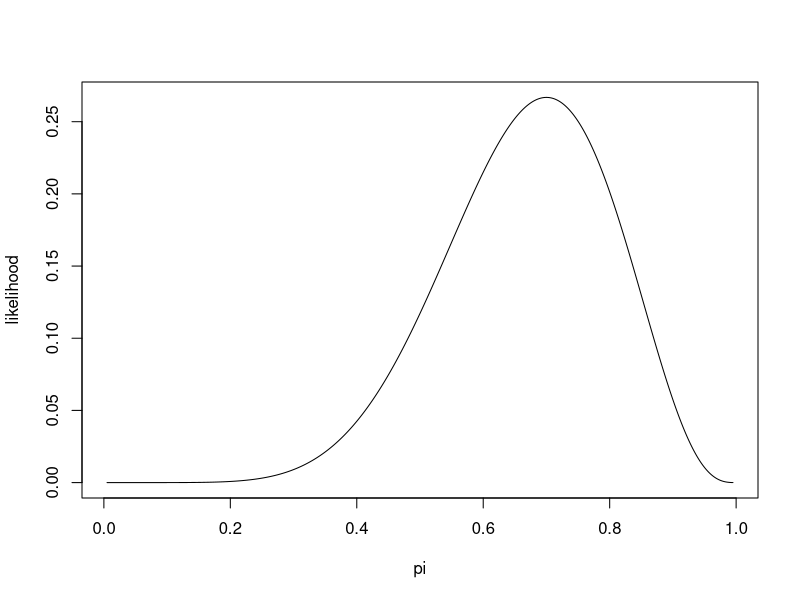
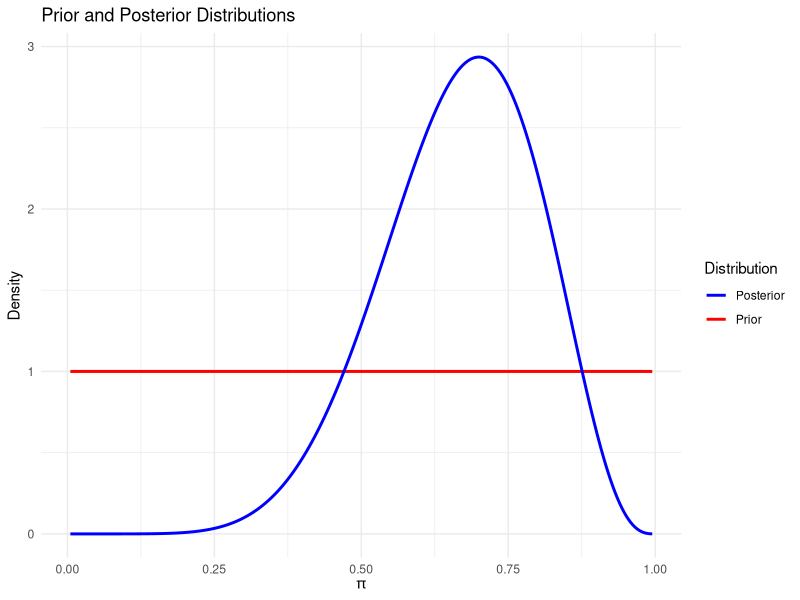
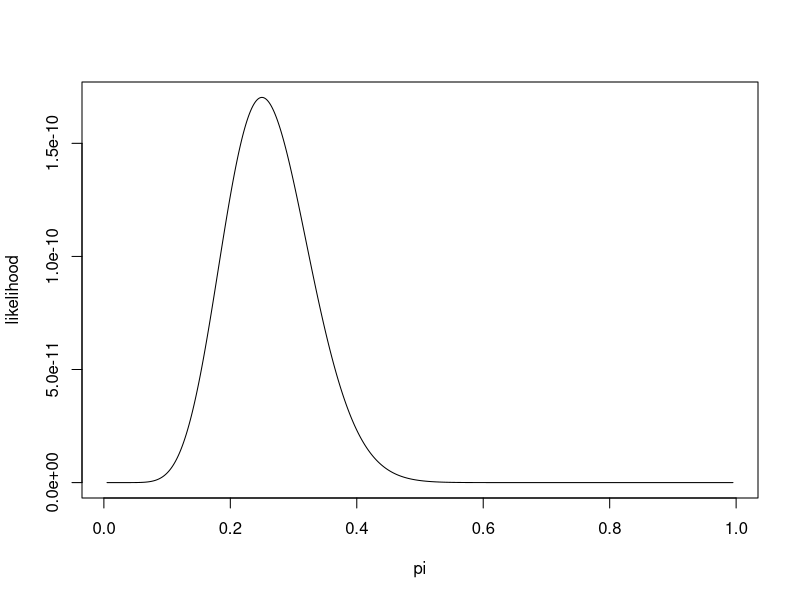
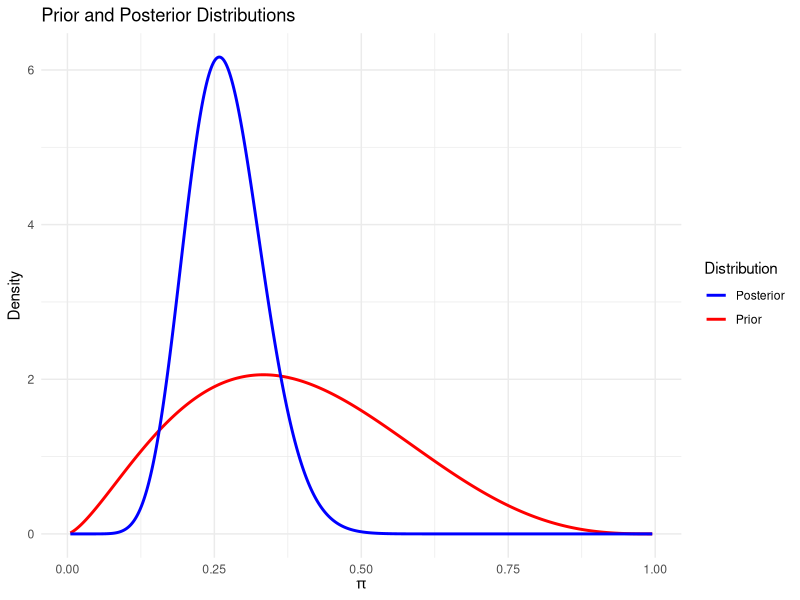
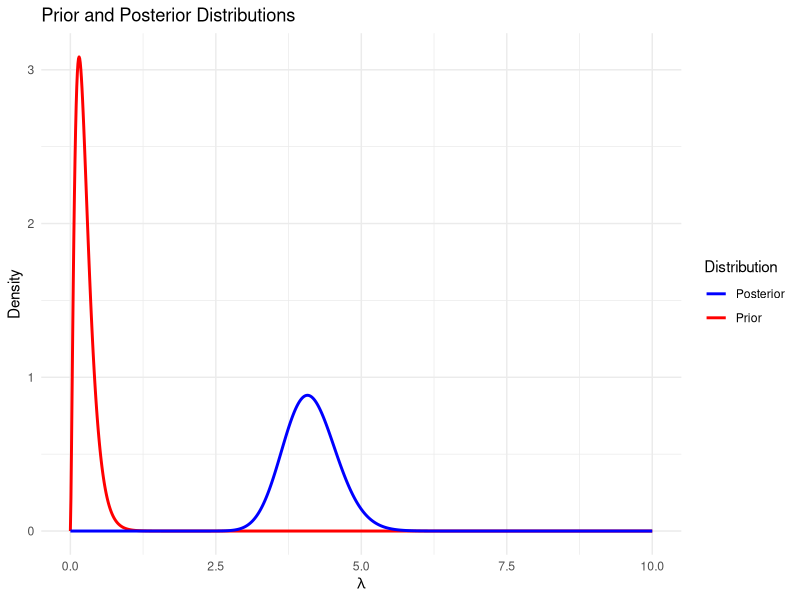

These charts were generated, in order, by the following R code:
library(ggplot2)
library(tidyr) 
library(LearnBayes)

#Binomial Beta Posterior
pi <- seq(0.005, 0.995, length = 1000)
alpha <- 1
beta <- 1
n <- 10
y <- 7

prior <- dbeta(pi, alpha, beta)
likelihood<-dbinom(y, size = n, prob = pi)
plot(pi, likelihood, type = "l")
posterior <- dbeta(pi, alpha + y, beta + n - y)

data <- data.frame(
  pi = pi,
  Prior = prior,
  Likelihodd = likelihood,
  Posterior = posterior
) 
ggplot(data, aes(x = pi)) +
  geom_line(aes(y = Prior, color = "Prior"), linewidth = 1) +
  geom_line(aes(y = Posterior, color = "Posterior"), linewidth = 1) +
  labs(
    title = "Prior and Posterior Distributions",
    x = expression(pi),
    y = "Density",
    color = "Distribution"
  ) +
  theme_minimal() +
  scale_color_manual(values = c("Prior" = "red", "Posterior" = "blue"))

#Beta-Geometric Posterior
pi <- seq(0.005, 0.995, length = 1000)
alpha<-2.5
beta<-4
n<-10
x_bar<-4

prior<-dbeta(pi, alpha, beta)
geometric_likelihood<-function(pi,n,x_bar){
  (pi^n)*((1-pi)^(n*(x_bar -1)))
}
likelihood<-geometric_likelihood(pi, n, x_bar)
plot(pi,likelihood, type = "l")

posterior<-dbeta(pi, alpha+n, beta+n*(x_bar-1))

data <- data.frame(
  pi = pi,
  Prior = prior,
  Likelihodd = likelihood,
  Posterior = posterior
) 

ggplot(data, aes(x = pi)) +
  geom_line(aes(y = Prior, color = "Prior"), size = 1) +
  geom_line(aes(y = Posterior, color = "Posterior"), size = 1) +
  labs(
    title = "Prior and Posterior Distributions",
    x = expression(pi),
    y = "Density",
    color = "Distribution"
  ) +
  theme_minimal() +
  scale_color_manual(values = c("Prior" = "red", "Posterior" = "blue"))

#Gamma-Poisson 
lambda<-seq(0, 10, by = 0.01)
alpha<-2.5
beta<-10
n<-10
x_bar<-8

prior<-dgamma(lambda, shape = alpha, rate = beta)
poisson_likelihood<-function(lambda, n, x_bar){
  exp(-n*lambda)*lambda^(n*x_bar)
}

likelihood<-poisson_likelihood(lambda, n, x_bar)
posterior<-dgamma(lambda, shape = alpha+n*x_bar, rate = beta+n)

data <- data.frame(
  lambda = lambda,
  Prior = prior,
  Likelihodd = likelihood,
  Posterior = posterior
) 

ggplot(data, aes(x = lambda)) +
  geom_line(aes(y = Prior, color = "Prior"), size = 1) +
  geom_line(aes(y = Posterior, color = "Posterior"), size = 1) +
  labs(
    title = "Prior and Posterior Distributions",
    x = expression(lambda),
    y = "Density",
    color = "Distribution"
  ) +
  theme_minimal() +
  scale_color_manual(values = c("Prior" = "red", "Posterior" = "blue"))
